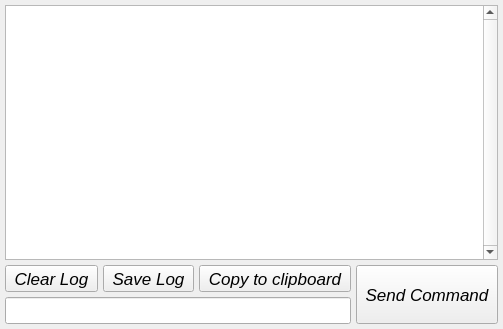
           <widget class="QWidget" name="serverTab">
            <property name="font">
             <font>
              <family>Arial</family>
              <italic>true</italic>
             </font>
            </property>
            <property name="styleSheet">
             <string notr="true"/>
            </property>
            <attribute name="icon">
             <iconset>
              <normalon>:/images/server.png</normalon>
             </iconset>
            </attribute>
            <attribute name="title">
             <string>Server</string>
            </attribute>
            <layout class="QVBoxLayout" name="verticalLayout_6">
             <property name="spacing">
              <number>0</number>
             </property>
             <property name="leftMargin">
              <number>0</number>
             </property>
             <property name="topMargin">
              <number>0</number>
             </property>
             <property name="rightMargin">
              <number>0</number>
             </property>
             <property name="bottomMargin">
              <number>0</number>
             </property>
             <item>
              <layout class="QVBoxLayout" name="logBaseFrame" stretch="1,0">
               <property name="spacing">
                <number>5</number>
               </property>
               <property name="leftMargin">
                <number>5</number>
               </property>
               <property name="topMargin">
                <number>5</number>
               </property>
               <property name="rightMargin">
                <number>5</number>
               </property>
               <property name="bottomMargin">
                <number>5</number>
               </property>
               <item>
                <widget class="QPlainTextEdit" name="log">
                 <property name="sizePolicy">
                  <sizepolicy hsizetype="Expanding" vsizetype="Expanding">
                   <horstretch>0</horstretch>
                   <verstretch>0</verstretch>
                  </sizepolicy>
                 </property>
                 <property name="minimumSize">
                  <size>
                   <width>0</width>
                   <height>255</height>
                  </size>
                 </property>
                 <property name="verticalScrollBarPolicy">
                  <enum>Qt::ScrollBarAlwaysOn</enum>
                 </property>
                 <property name="readOnly">
                  <bool>true</bool>
                 </property>
                </widget>
               </item>
               <item>
                <layout class="QHBoxLayout" name="logControlsFram">
                 <property name="spacing">
                  <number>5</number>
                 </property>
                 <item>
                  <layout class="QVBoxLayout" name="verticalLayout_3">
                   <property name="spacing">
                    <number>5</number>
                   </property>
                   <item>
                    <layout class="QHBoxLayout" name="logButtonFrame" stretch="0,1,0,1,0">
                     <property name="spacing">
                      <number>0</number>
                     </property>
                     <property name="rightMargin">
                      <number>0</number>
                     </property>
                     <item>
                      <widget class="QToolButton" name="clearLogButton">
                       <property name="sizePolicy">
                        <sizepolicy hsizetype="Expanding" vsizetype="Expanding">
                         <horstretch>0</horstretch>
                         <verstretch>0</verstretch>
                        </sizepolicy>
                       </property>
                       <property name="font">
                        <font>
                         <family>Arial</family>
                         <pointsize>13</pointsize>
                         <italic>true</italic>
                        </font>
                       </property>
                       <property name="text">
                        <string>Clear Log</string>
                       </property>
                       <property name="icon">
                        <iconset resource="app.qrc">
                         <normaloff>:/images/newspaper.png</normaloff>:/images/newspaper.png</iconset>
                       </property>
                       <property name="toolButtonStyle">
                        <enum>Qt::ToolButtonTextBesideIcon</enum>
                       </property>
                      </widget>
                     </item>
                     <item>
                      <spacer name="horizontalSpacer_2">
                       <property name="orientation">
                        <enum>Qt::Horizontal</enum>
                       </property>
                       <property name="sizeType">
                        <enum>QSizePolicy::Fixed</enum>
                       </property>
                       <property name="sizeHint" stdset="0">
                        <size>
                         <width>5</width>
                         <height>20</height>
                        </size>
                       </property>
                      </spacer>
                     </item>
                     <item>
                      <widget class="QToolButton" name="saveLogButton">
                       <property name="sizePolicy">
                        <sizepolicy hsizetype="Expanding" vsizetype="Expanding">
                         <horstretch>0</horstretch>
                         <verstretch>0</verstretch>
                        </sizepolicy>
                       </property>
                       <property name="font">
                        <font>
                         <family>Arial</family>
                         <pointsize>13</pointsize>
                        </font>
                       </property>
                       <property name="text">
                        <string>Save Log</string>
                       </property>
                       <property name="icon">
                        <iconset resource="app.qrc">
                         <normaloff>:/images/save.png</normaloff>:/images/save.png</iconset>
                       </property>
                       <property name="toolButtonStyle">
                        <enum>Qt::ToolButtonTextBesideIcon</enum>
                       </property>
                      </widget>
                     </item>
                     <item>
                      <spacer name="horizontalSpacer_5">
                       <property name="orientation">
                        <enum>Qt::Horizontal</enum>
                       </property>
                       <property name="sizeType">
                        <enum>QSizePolicy::Fixed</enum>
                       </property>
                       <property name="sizeHint" stdset="0">
                        <size>
                         <width>5</width>
                         <height>20</height>
                        </size>
                       </property>
                      </spacer>
                     </item>
                     <item>
                      <widget class="QToolButton" name="copyLogButton">
                       <property name="sizePolicy">
                        <sizepolicy hsizetype="Expanding" vsizetype="Expanding">
                         <horstretch>0</horstretch>
                         <verstretch>0</verstretch>
                        </sizepolicy>
                       </property>
                       <property name="font">
                        <font>
                         <family>Arial</family>
                         <pointsize>13</pointsize>
                        </font>
                       </property>
                       <property name="text">
                        <string>Copy to clipboard</string>
                       </property>
                       <property name="icon">
                        <iconset resource="app.qrc">
                         <normaloff>:/images/paste.png</normaloff>:/images/paste.png</iconset>
                       </property>
                       <property name="toolButtonStyle">
                        <enum>Qt::ToolButtonTextBesideIcon</enum>
                       </property>
                      </widget>
                     </item>
                    </layout>
                   </item>
                   <item>
                    <widget class="QLineEdit" name="cmdLine">
                     <property name="sizePolicy">
                      <sizepolicy hsizetype="Expanding" vsizetype="Fixed">
                       <horstretch>0</horstretch>
                       <verstretch>0</verstretch>
                      </sizepolicy>
                     </property>
                     <property name="minimumSize">
                      <size>
                       <width>0</width>
                       <height>27</height>
                      </size>
                     </property>
                    </widget>
                   </item>
                  </layout>
                 </item>
                 <item>
                  <widget class="QToolButton" name="sendButton">
                   <property name="sizePolicy">
                    <sizepolicy hsizetype="Fixed" vsizetype="Expanding">
                     <horstretch>0</horstretch>
                     <verstretch>0</verstretch>
                    </sizepolicy>
                   </property>
                   <property name="minimumSize">
                    <size>
                     <width>0</width>
                     <height>0</height>
                    </size>
                   </property>
                   <property name="font">
                    <font>
                     <family>Arial</family>
                     <pointsize>13</pointsize>
                    </font>
                   </property>
                   <property name="focusPolicy">
                    <enum>Qt::StrongFocus</enum>
                   </property>
                   <property name="autoFillBackground">
                    <bool>false</bool>
                   </property>
                   <property name="text">
                    <string>Send Command</string>
                   </property>
                   <property name="icon">
                    <iconset resource="app.qrc">
                     <normaloff>:/images/lightning.png</normaloff>:/images/lightning.png</iconset>
                   </property>
                   <property name="iconSize">
                    <size>
                     <width>16</width>
                     <height>16</height>
                    </size>
                   </property>
                   <property name="checkable">
                    <bool>false</bool>
                   </property>
                   <property name="toolButtonStyle">
                    <enum>Qt::ToolButtonTextBesideIcon</enum>
                   </property>
                  </widget>
                 </item>
                </layout>
               </item>
              </layout>
             </item>
            </layout>
           </widget>
